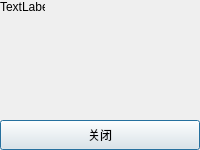
<?xml version="1.0" encoding="UTF-8"?>
<ui version="4.0">
 <class>moneyfinish</class>
 <widget class="QDialog" name="moneyfinish">
  <property name="geometry">
   <rect>
    <x>0</x>
    <y>0</y>
    <width>200</width>
    <height>150</height>
   </rect>
  </property>
  <property name="windowTitle">
   <string>充值成功</string>
  </property>
  <widget class="QPushButton" name="pushButton">
   <property name="geometry">
    <rect>
     <x>0</x>
     <y>120</y>
     <width>200</width>
     <height>30</height>
    </rect>
   </property>
   <property name="text">
    <string>关闭</string>
   </property>
  </widget>
  <widget class="QLabel" name="label">
   <property name="geometry">
    <rect>
     <x>0</x>
     <y>0</y>
     <width>45</width>
     <height>13</height>
    </rect>
   </property>
   <property name="text">
    <string>TextLabel</string>
   </property>
  </widget>
 </widget>
 <resources/>
 <connections/>
</ui>
